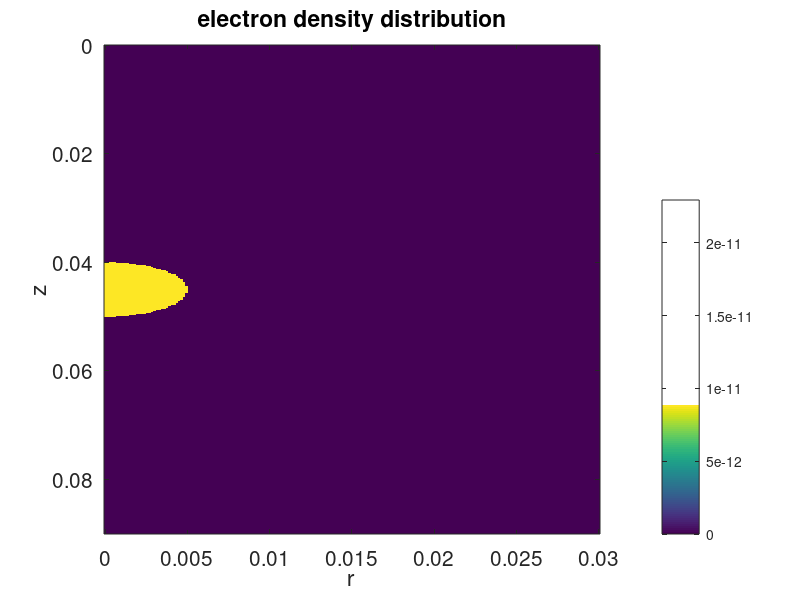

Write MATLAB code to recreate this figure. (Note: this script raises an error after producing the figure.)
%% analytical solution

close all; clear; clc;

% define parameters

eps0 = 8.85e-12; % vacuum permittivity

Lz = 9e-2; % Lx = 3cm
Lr = 3e-2; % Ly = 3cm

z0 = Lz/2;  % z coordinate of the center of the source sphere
r0 = Lr/6;  % radius of the source sphere

rou0 = 8.85e-12;  % charge density in the sphere


nr = 100;  % number of points 
nz = nr;


% discretization domain

delr = Lr/200;
delz = delr;

z = 0:delz:Lz;
r = 0:delr:Lr;




[R, Z] = meshgrid(r,z);

% Compute the electric field and electric potential

% r  = sqrt((Z-x0).^2+(R-y0).^2);


% E1 = ro_0 / (2*eps0) * r;       % r < R
% E2 = ro_0*R^2/(2*eps0) ./ r;    % r > R
% 
% Phi1 = -ro_0/(4*eps0) * r.*2;   % r < R
% Phi2 = -ro_0/(4*eps0) * R^2 * (1-2*log(R./r)); % r > R 


% analytical solution 

% E1 = rou0 / (2*eps0) * sqrt((Z-x0).^2+(R-y0).^2);       % r < R
% E2 = rou0*R^2/(2*eps0) ./ sqrt((Z-x0).^2+(R-y0).^2);    % r > R
% 
% V1 = -rou0/(4*eps0) * ((Z-x0).^2+(R-y0).^2);   % r < R
% V2 = -rou0/(4*eps0) * R^2 * (1-2*log(R./sqrt((Z-x0).^2+(R-y0).^2))); % r > R 
% 
% [idxX, idxY] = find( sqrt( (Z-x0).^2 + (R-y0).^2 ) > R );
% 
% 
% E = E1;
% V = V1;
% 
% for i = 1:length(idxX) 
%     E(idxX(i), idxY(i)) = E2(idxX(i), idxY(i));
%     V(idxX(i), idxY(i)) = V2(idxX(i), idxY(i));
% end
% 
% 
% Ex = E.* (Z-x0)./r;   % Ex = Er * (x-x0)/r
% Ey = E.* (R-y0)./r;   % Ey = Er * (y-y0)/r

% xidx = find(r == y0);
% yidx = find(z == x0);

%% numerical solution




% define the source sphere  (it's good to test the cylinder first)
S = rou0 * ones(size(Z,1),size(Z,2));

sourceRegion = (Z-z0).^2 + R.^2 - r0^2; 

[idxX, idxY] = find(sourceRegion > 0);

for i = 1:length(idxX)
    S(idxX(i),idxY(i)) = 0;
end
%S = S';

% plot the source region
figure(1)
clf
imagesc(r,z,S)
colorbar
xlabel('r')
ylabel('z')
title('electron density distribution')
set(gca, 'Fontsize', 15)
% xlim([0 r0])
% axis equal



% define coefficients for the SOR method
% eleCoe = -(delr*delz)^2/2/(delz^2+delr^2);
% 
% 
% a = zeros(1,length(r));
% 
% for j = 1:length(r)
%     a(j) = eleCoe*(-1/(2*r(j)*delr) + 1/delr^2);
%     b(j) = eleCoe*( 1/(2*r(j)*delr) + 1/delr^2);
% end
% 
% c = -delr^2/(delz^2+delr^2)/2;
% d = c;


v = zeros(size(R,1),size(R,2));
dnorms = sum(sum(S.^2));
epsilon = 1e-10;
w = 1.9;


%[v,it,dnorm] = sorEE430S19(a,b,c,d,v,S,w,epsilon,nz,nr,dnorms);
[v,it] = mySOR_cylinder(v,r,z,S,w,epsilon);
[Er, Ez] = gradient(v);
Er = -Er/delr;
Ez = -Ez/delz;
E = sqrt(Er.^2+Ez.^2);


figure(2)
clf
imagesc(r,z,v)
colorbar
xlabel('r')
ylabel('z')
title('electric potential')
set(gca, 'Fontsize', 15)

figure(3)
clf
plot(z,v(:,find(r==0)))
xlabel('z')
ylabel('electric potential')
title('electric potential as a function of z at r = 0')
set(gca, 'Fontsize', 15)

figure(4)
clf
plot(r,v(find(z==z0),:))
xlabel('r')
ylabel('electric potential')
title('electric potential as a function of r at z = z_0')
set(gca, 'Fontsize', 15)

figure(5)
clf
plot(r,E(find(z==z0),:))
xlabel('r')
ylabel('electric field')
title('electric field as a function of r at z = z_0')
set(gca, 'Fontsize', 15)

figure(6)
clf
imagesc(r,z,E)
colorbar
xlabel('r')
ylabel('z')
title('electric field')
set(gca, 'Fontsize', 15)













